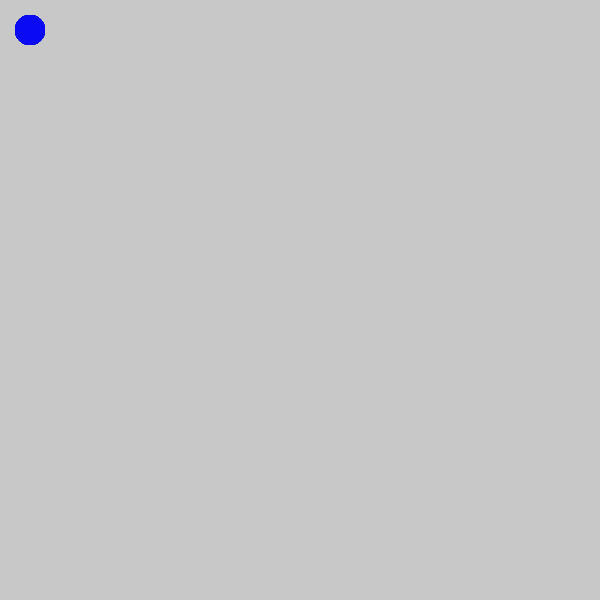
Frame 1 (no input)
Frame 60 (the mouse pressed at the canvas centre just before this capture): identical to frame 1, image omitted
Frame 120 (the mouse held since frame 60 and released just before this capture): identical to frame 1, image omitted

The Processing sketch that drew this single still picture (run headless with seeded random() and noise(); from frame 60 on, the mouse is pressed at the canvas centre):

// Processing sketch: agario
// ── agario.pde
ArrayList<Cell> cells = new ArrayList<Cell>();
Cell c = new Cell();

void setup() {
  background(200);
  size(600, 600);

  cells.add(c);

  c.makeCell();  

  for (int i = 0; i < 200; i ++) {
    Cell newCell = new Cell();
    newCell.makeCell();
  }
}

void keyPressed() {

  if (keyCode == UP) {

    c.setDir(10, "UP");
    println("bb"); 
  }
}

void draw() {
  c.move();
}
// ── cell.pde
class Cell {

  float x, y, r;
  float a, xChange, yChange;
  String dir;

Cell(){
 this.x = 30;
 this.y = 30;
 this.r = 30;
}

  void makeCell() {
    this.x = x;
    this.y = y;
    this.r = r;
    
    noStroke();
    fill(10,10,244);
    ellipse(x,y,r,r);
  }
  
  void move(){
   this.x = xChange;
   this.y = yChange;
  }
  
 
    
    
   
  
  void setDir(float a, String dir){
    this.a = a;
    this.dir = dir;
    this.xChange = x;
    this.yChange = y;
    
    if (dir == "RIGHT"){
      
      this.xChange += a;
      
    }else if (dir == "DOWN") {
      
      this.yChange -= a;
      
    }else if (dir == "LEFT") {
      
      this.xChange -= a;
      
    }else{
      
      this.yChange += a;
    }
    
    
  }
  
}
